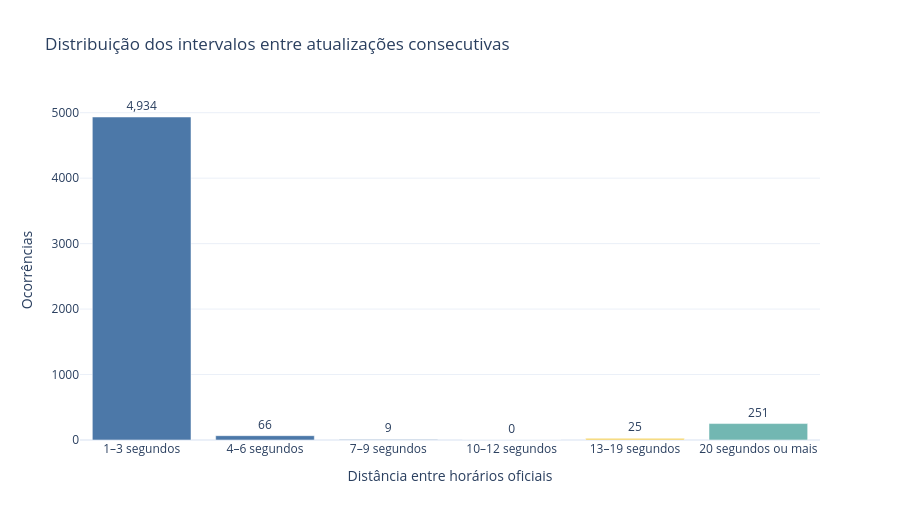

The code cell stored with this chart in its notebook:
### Markdown cell above
### Tabela dos blocos marcados no gráfico principal

O histórico não publica um identificador interno de lote. Por isso, os blocos
abaixo são **inferidos do ritmo visível da totalização**, sem afirmar quais BUs
individuais foram selecionados pelo sistema.

A separação encontrada nos próprios horários é natural: dentro de uma rajada, as
atualizações consecutivas ficam de 1 a 9 segundos apartadas; não há intervalos de
10, 11 ou 12 segundos; o próximo intervalo observado começa em 13 segundos. Assim,
uma pausa de pelo menos 10 segundos inicia um novo **bloco observado**.

A tabela calculada abaixo mostra todos os 5.285 intervalos consecutivos. O corte de
10 segundos fica numa faixa vazia dos dados, e qualquer limiar de 10 a 13 segundos
produz os mesmos 277 blocos. Isso torna a divisão estável para visualização, mas não
transforma os blocos observados em lotes internos comprovados.

No gráfico principal, as faixas claras azuis e amarelas apenas alternam os blocos.
As linhas originais continuam vermelha para Lula e azul para Bolsonaro. A tabela
abaixo facilita a consulta dos horários e das quantidades de cada bloco.

### Code cell
figura_intervalos, eixo_intervalos = plt.subplots(figsize=(12.5, 5.4))
valores_intervalos = tabela_distribuicao_intervalos["Ocorrências"].to_numpy()
barras_intervalos = eixo_intervalos.bar(
    tabela_distribuicao_intervalos["Intervalo"],
    valores_intervalos,
    color=["#4C78A8", "#4C78A8", "#4C78A8", "#E45756", "#F2CF5B", "#72B7B2"],
)
eixo_intervalos.set_yscale("symlog", linthresh=1)
eixo_intervalos.set(
    title="Distribuição dos intervalos entre atualizações consecutivas",
    xlabel="Distância entre horários oficiais",
    ylabel="Ocorrências — escala logarítmica",
)
eixo_intervalos.grid(axis="y", color="#D9E2F2", linewidth=0.8)
for barra, valor in zip(barras_intervalos, valores_intervalos, strict=True):
    rotulo = f"{int(valor):,}".replace(",", ".")
    eixo_intervalos.annotate(
        rotulo,
        (barra.get_x() + barra.get_width() / 2, float(valor)),
        xytext=(0, 5),
        textcoords="offset points",
        ha="center",
        va="bottom",
        fontweight="bold" if valor == 0 else "normal",
    )
figura_intervalos.tight_layout()
salvar_figura_svg(figura_intervalos, "distribuicao_intervalos.svg")

# O SVG acima é a prévia estática usada no README. A visualização do
# notebook é esta versão interativa do mesmo gráfico.
fig_intervalos = go.Figure(go.Bar(
    x=tabela_distribuicao_intervalos["Intervalo"],
    y=valores_intervalos,
    marker_color=["#4C78A8", "#4C78A8", "#4C78A8", "#E45756", "#F2CF5B", "#72B7B2"],
    text=valores_intervalos,
    texttemplate="%{text:,}",
    textposition="outside",
    hovertemplate="%{x}<br>Ocorrências: %{y:,}<extra></extra>",
))
fig_intervalos.update_layout(
    title="Distribuição dos intervalos entre atualizações consecutivas",
    template="plotly_white",
    height=520,
    xaxis_title="Distância entre horários oficiais",
    yaxis_title="Ocorrências",
)
fig_intervalos.show(config=CONFIG_GRAFICO)

tabela_blocos_exibicao = blocos_observados[[
    "BLOCO_OBSERVADO",
    "inicio_totalizacao",
    "fim_totalizacao",
    "quantidade_atualizacoes",
    "secoes_incorporadas",
    "votos_validos_incorporados",
    "bolsonaro_percentual_no_bloco",
    "variacao_bolsonaro_pp",
    "direcao_bolsonaro",
]].head(15).copy()
tabela_blocos_exibicao.columns = [
    "bloco", "início", "fim", "atualizações", "seções", "votos válidos",
    "Bolsonaro no bloco (%)", "efeito no acumulado (p.p.)", "direção",
]
tabela_blocos_exibicao["início"] = tabela_blocos_exibicao["início"].dt.strftime(
    "%d/%m/%Y %H:%M:%S"
)
tabela_blocos_exibicao["fim"] = tabela_blocos_exibicao["fim"].dt.strftime(
    "%d/%m/%Y %H:%M:%S"
)
display(tabela_blocos_exibicao)
display(Markdown(
    f"**Resultado:** foram identificados **{quantidade_blocos} blocos observados**. "
    f"Entre os {len(intervalos_entre_blocos)} pares consecutivos, "
    f"**{blocos_entre_55_e_70} ({percentual_blocos_entre_55_e_70:.1f}%)** "
    f"começaram de 55 a 70 segundos depois do anterior; a mediana foi "
    f"**{mediana_intervalo_blocos:.0f} segundos**. A tabela acima mostra os "
    "15 primeiros; a tabela completa está em "
    "[`auditoria/blocos_totalizacao.csv`](../auditoria/blocos_totalizacao.csv)."
))

### Figure 1 — Plotly figure (JSON) as saved in the notebook; plotly's stock layout.template omitted (floating-point values rounded to 4 significant figures)
{"data": [{"hovertemplate": "%{x}<br>Ocorrências: %{y:,}<extra></extra>", "marker": {"color": ["#4C78A8", "#4C78A8", "#4C78A8", "#E45756", "#F2CF5B", "#72B7B2"]}, "text": [4934.0, 66.0, 9.0, 0.0, 25.0, 251.0], "textposition": "outside", "texttemplate": "%{text:,}", "type": "bar", "x": ["1–3 segundos", "4–6 segundos", "7–9 segundos", "10–12 segundos", "13–19 segundos", "20 segundos ou mais"], "y": [4934, 66, 9, 0, 25, 251]}], "layout": {"height": 520, "title": {"text": "Distribuição dos intervalos entre atualizações consecutivas"}, "xaxis": {"title": {"text": "Distância entre horários oficiais"}}, "yaxis": {"title": {"text": "Ocorrências"}}}}
